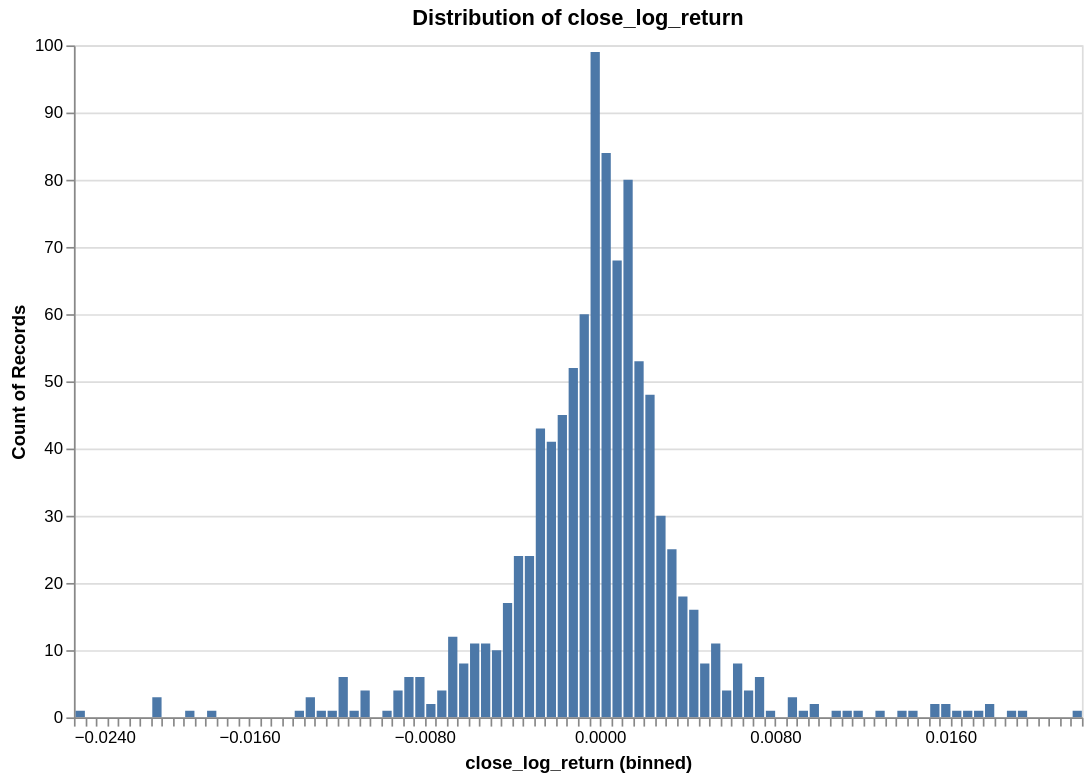

Source (notebook cell):
### Code cell
research.plot_distribution(df, target, no_bins=100)

### Figure 1 — Vega-Lite specification as saved in the notebook (floating-point values rounded to 4 significant figures; data arrays with more than 128 entries replaced by an {"elided": "..."} marker saying what was removed)
{"config": {"view": {"continuousWidth": 300, "continuousHeight": 300}, "scale": {"zero": false}}, "data": {"name": "data-0477845aa403f04c2189233455b3826c"}, "mark": {"type": "bar"}, "encoding": {"x": {"bin": {"maxbins": 100}, "field": "close_log_return", "type": "quantitative"}, "y": {"aggregate": "count", "type": "quantitative"}}, "height": 400, "params": [{"name": "param_f268f798f41c853e", "select": {"type": "interval"}, "bind": "scales"}], "title": "Distribution of close_log_return", "width": 600, "$schema": "https://vega.github.io/schema/vega-lite/v6.4.1.json", "datasets": {"data-0477845aa403f04c2189233455b3826c": {"elided": "991 records"}}}
